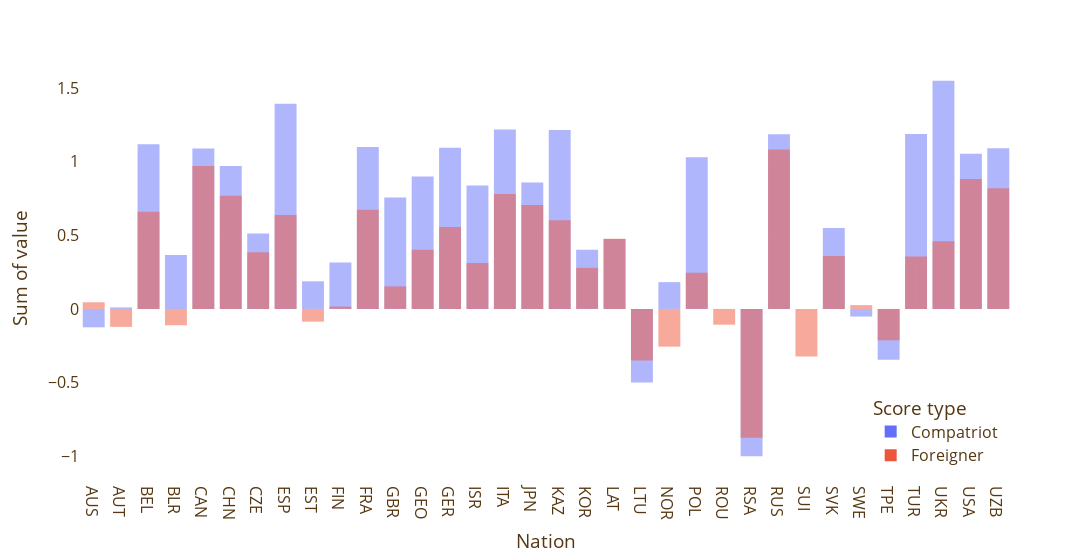

The cell this chart's notebook holds for it:
### Code cell
# Rename the values of the column variable in tidy:
tidy['Variable'] = tidy['Variable'].replace({'compatriot_score': 'Compatriot', 'mean_other_nations': 'Foreigner'})

# Produce an overlayed barplot with the mean of the two variables:
fig4 = px.histogram(tidy, x="Nation", y="Value",
            color='Variable', barmode='overlay',
            width=1500,
            #height=600,
            #histfunc="avg", nbins=2,
            labels={'Variable':'Score type'}
            )
# Change name on the y-axis:
fig4.update_yaxes(title_text='Sum of value') 
# make transparent background:
fig4.update_layout(
    plot_bgcolor='rgba(0,0,0,0)',
    paper_bgcolor='rgba(0,0,0,0)',
    #font_color="white"
)
# Choose rgb color for text in layout:
fig4.update_layout(
    font=dict(
        color="#553812",
        size=16
    )
)
# Set vertical grid lines:
fig4.update_xaxes(showgrid=True, gridwidth=1, gridcolor='white')
# Change position of legend at the bottom:
fig4.update_layout(legend=dict(
    yanchor="bottom",
    y=0.01,
    xanchor="right",
    x=0.99
))
fig4.update_traces(textfont_color='#553812')
fig4.show()

### Figure 1 — Plotly figure (JSON) as saved in the notebook; plotly's stock layout.template omitted (floating-point values rounded to 4 significant figures)
{"data": [{"alignmentgroup": "True", "bingroup": "x", "histfunc": "sum", "hovertemplate": "Score type=Compatriot<br>Nation=%{x}<br>sum of Value=%{y}<extra></extra>", "legendgroup": "Compatriot", "marker": {"color": "#636efa", "opacity": 0.5, "pattern": {"shape": ""}}, "name": "Compatriot", "offsetgroup": "Compatriot", "orientation": "v", "showlegend": true, "textfont": {"color": "#553812"}, "type": "histogram", "x": ["AUS", "AUT", "BEL", "BLR", "CAN", "CHN", "CZE", "ESP", "EST", "FIN", "FRA", "GBR", "GEO", "GER", "ISR", "ITA", "JPN", "KAZ", "KOR", "LAT", "LTU", "NOR", "POL", "ROU", "RSA", "RUS", "SUI", "SVK", "SWE", "TPE", "TUR", "UKR", "USA", "UZB"], "xaxis": "x", "y": [-0.125, 0.01031, 1.119, 0.3659, 1.09, 0.9714, 0.5119, 1.394, 0.1875, 0.3158, 1.1, 0.7576, 0.9, 1.095, 0.8377, 1.218, 0.8586, 1.216, 0.402, 0.4745, -0.5, 0.1818, 1.029, 0, -1, 1.186, 0, 0.5495, -0.05208, -0.3448, 1.188, 1.549, 1.054, 1.092], "yaxis": "y"}, {"alignmentgroup": "True", "bingroup": "x", "histfunc": "sum", "hovertemplate": "Score type=Foreigner<br>Nation=%{x}<br>sum of Value=%{y}<extra></extra>", "legendgroup": "Foreigner", "marker": {"color": "#EF553B", "opacity": 0.5, "pattern": {"shape": ""}}, "name": "Foreigner", "offsetgroup": "Foreigner", "orientation": "v", "showlegend": true, "textfont": {"color": "#553812"}, "type": "histogram", "x": ["AUS", "AUT", "BEL", "BLR", "CAN", "CHN", "CZE", "ESP", "EST", "FIN", "FRA", "GBR", "GEO", "GER", "ISR", "ITA", "JPN", "KAZ", "KOR", "LAT", "LTU", "NOR", "POL", "ROU", "RSA", "RUS", "SUI", "SVK", "SWE", "TPE", "TUR", "UKR", "USA", "UZB"], "xaxis": "x", "y": [0.04519, -0.1221, 0.6601, -0.1108, 0.9703, 0.7693, 0.3841, 0.6372, -0.08652, 0.01603, 0.6743, 0.1531, 0.4027, 0.5558, 0.3111, 0.7811, 0.7058, 0.6015, 0.2786, 0.476, -0.3503, -0.2563, 0.2457, -0.1071, -0.875, 1.083, -0.3227, 0.3587, 0.02544, -0.2129, 0.3566, 0.4604, 0.8819, 0.8198], "yaxis": "y"}], "layout": {"barmode": "overlay", "font": {"color": "#553812", "size": 16}, "legend": {"title": {"text": "Score type"}, "tracegroupgap": 0, "x": 0.99, "xanchor": "right", "y": 0.01, "yanchor": "bottom"}, "margin": {"t": 60}, "paper_bgcolor": "rgba(0,0,0,0)", "plot_bgcolor": "rgba(0,0,0,0)", "width": 1500, "xaxis": {"anchor": "y", "domain": [0, 1], "gridcolor": "white", "gridwidth": 1, "showgrid": true, "title": {"text": "Nation"}}, "yaxis": {"anchor": "x", "domain": [0, 1], "title": {"text": "Sum of value"}}}}
